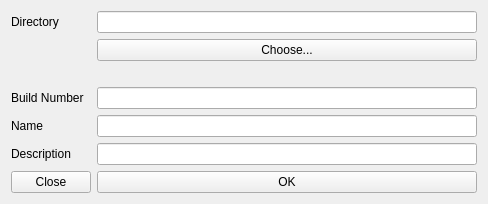
<?xml version="1.0" encoding="UTF-8"?>
<ui version="4.0">
 <class>AddBuild</class>
 <widget class="QWidget" name="AddBuild">
  <property name="geometry">
   <rect>
    <x>0</x>
    <y>0</y>
    <width>488</width>
    <height>204</height>
   </rect>
  </property>
  <property name="windowTitle">
   <string>Form</string>
  </property>
  <property name="windowIcon">
   <iconset resource="images.qrc">
    <normaloff>:/images/images/ALogo.png</normaloff>:/images/images/ALogo.png</iconset>
  </property>
  <layout class="QGridLayout" name="gridLayout">
   <item row="1" column="1">
    <widget class="QPushButton" name="pushButtonChooseDirectory">
     <property name="text">
      <string>Choose...</string>
     </property>
    </widget>
   </item>
   <item row="3" column="0">
    <widget class="QLabel" name="label_2">
     <property name="text">
      <string>Build Number</string>
     </property>
    </widget>
   </item>
   <item row="5" column="0">
    <widget class="QLabel" name="label_4">
     <property name="text">
      <string>Description</string>
     </property>
    </widget>
   </item>
   <item row="6" column="1">
    <widget class="QPushButton" name="pushButton">
     <property name="text">
      <string>OK</string>
     </property>
    </widget>
   </item>
   <item row="4" column="0">
    <widget class="QLabel" name="label_3">
     <property name="text">
      <string>Name</string>
     </property>
    </widget>
   </item>
   <item row="3" column="1">
    <widget class="QLineEdit" name="lineEditBuildNo"/>
   </item>
   <item row="0" column="0">
    <widget class="QLabel" name="label">
     <property name="text">
      <string>Directory</string>
     </property>
    </widget>
   </item>
   <item row="0" column="1">
    <widget class="QLineEdit" name="lineEditDirectory"/>
   </item>
   <item row="6" column="0">
    <widget class="QPushButton" name="pushButton_2">
     <property name="text">
      <string>Close</string>
     </property>
    </widget>
   </item>
   <item row="5" column="1">
    <widget class="QLineEdit" name="lineEditDescription"/>
   </item>
   <item row="4" column="1">
    <widget class="QLineEdit" name="lineEditName"/>
   </item>
   <item row="2" column="1">
    <spacer name="verticalSpacer">
     <property name="orientation">
      <enum>Qt::Vertical</enum>
     </property>
     <property name="sizeHint" stdset="0">
      <size>
       <width>20</width>
       <height>40</height>
      </size>
     </property>
    </spacer>
   </item>
  </layout>
 </widget>
 <resources>
  <include location="images.qrc"/>
 </resources>
 <connections>
  <connection>
   <sender>pushButton_2</sender>
   <signal>clicked()</signal>
   <receiver>AddBuild</receiver>
   <slot>cancelClick()</slot>
   <hints>
    <hint type="sourcelabel">
     <x>45</x>
     <y>177</y>
    </hint>
    <hint type="destinationlabel">
     <x>74</x>
     <y>80</y>
    </hint>
   </hints>
  </connection>
  <connection>
   <sender>pushButton</sender>
   <signal>clicked()</signal>
   <receiver>AddBuild</receiver>
   <slot>okClick()</slot>
   <hints>
    <hint type="sourcelabel">
     <x>193</x>
     <y>183</y>
    </hint>
    <hint type="destinationlabel">
     <x>250</x>
     <y>89</y>
    </hint>
   </hints>
  </connection>
  <connection>
   <sender>pushButtonChooseDirectory</sender>
   <signal>clicked()</signal>
   <receiver>AddBuild</receiver>
   <slot>chooseClick()</slot>
   <hints>
    <hint type="sourcelabel">
     <x>296</x>
     <y>45</y>
    </hint>
    <hint type="destinationlabel">
     <x>392</x>
     <y>88</y>
    </hint>
   </hints>
  </connection>
 </connections>
 <slots>
  <slot>cancelClick()</slot>
  <slot>okClick()</slot>
  <slot>chooseClick()</slot>
 </slots>
</ui>
